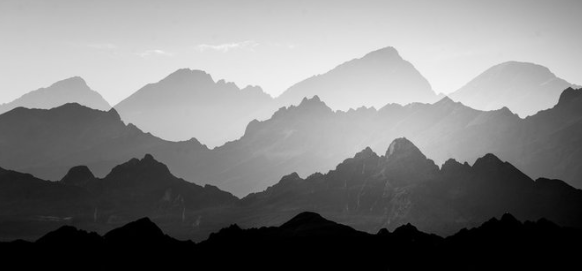
#> input picture Images/landscape.png, 582 x 271 px
$ python pg9.py
#> lines starting #> are read from the running program, lines starting #| are printed output that depends on the picture; after the words box and inside, x2 and y2 are one past the last pixel; in counts of white or black regions, pixels touching at a corner belong together
"""
Program 9. Region-Based Segmentation: Implement region-growing and splitting-merging algorithms
for image segmentation

Anthony Pinto Robinson
04/03/2026
"""

import cv2
import numpy as np
import matplotlib.pyplot as plt
import sys

image = cv2.imread('Images/landscape.png', cv2.IMREAD_GRAYSCALE)
#> image is the input picture: shape (271, 582); min 0, max 247, mean 125.4

if image is None:
    print("Image not found")
    sys.exit()

# 1️. REGION GROWING
def region_growing(img, seed, threshold=10):
#> called with seed = (200, 200), threshold = 15
    rows, cols = img.shape
#> rows = 271; cols = 582
    segmented = np.zeros((rows, cols), np.uint8)
    visited = np.zeros((rows, cols), bool)
    seed_value = img[seed]
#> seed_value = 50
    stack = [seed]
    while stack:
        x, y = stack.pop()
        if visited[x, y]:
            continue
        visited[x, y] = True
        if abs(int(img[x, y]) - int(seed_value)) <= threshold:
            segmented[x, y] = 255

            # 4-connected neighbors
            for dx, dy in [(-1,0),(1,0),(0,-1),(0,1)]:
                nx, ny = x + dx, y + dy
                if 0 <= nx < rows and 0 <= ny < cols:
                    stack.append((nx, ny))
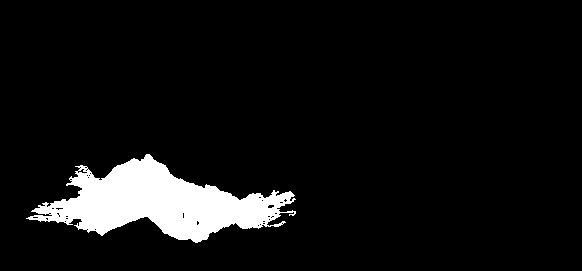
#> segmented: shape (271, 582); 7.2% white; 1 white region, box (x1, y1, x2, y2) and area: (26, 154, 296, 243) 11318
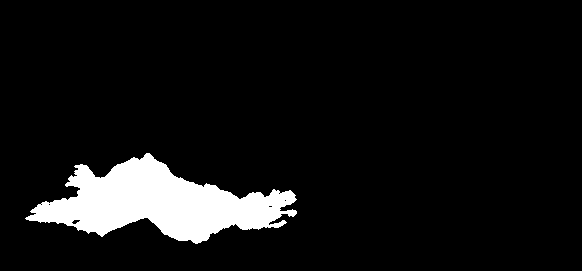
#> visited: shape (271, 582) bool; 7.8% white; 1 white region, box (x1, y1, x2, y2) and area: (25, 153, 297, 244) 12259
#> after the loop, stack = []
    return segmented

# 2️. REGION SPLITTING (Quadtree)
def split_region(img, threshold=100):
#> called with threshold = 100
    segmented = np.zeros_like(img)
    def split(x, y, size):
        region = img[x:x+size, y:y+size]
        variance = np.var(region)

        if variance < threshold or size < 8:
            segmented[x:x+size, y:y+size] = np.mean(region)
        else:
            half = size // 2
            split(x, y, half)
            split(x, y+half, half)
            split(x+half, y, half)
            split(x+half, y+half, half)
    h, w = img.shape
#> h = 271; w = 582
    size = min(h, w)
#> size = 271
    split(0, 0, size)
#> call 3 of split, with x = 0, y = 0, size = 67
#> in split (call 3), `variance = np.var(region)`:
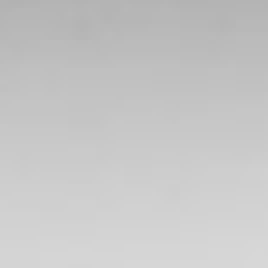
#> region: shape (67, 67) (shown 4 times larger); min 178, max 215, mean 198.6
#> in split (call 4), `segmented[x:x+size, y:y+size] = np.mean(region)`: segmented: shape (271, 582); values 0 (black) and 189 (white), 0.69% white; 1 white region, box (x1, y1, x2, y2) and area: (0, 0, 33, 33) 1089
#> in split (call 13), `variance = np.var(region)`:
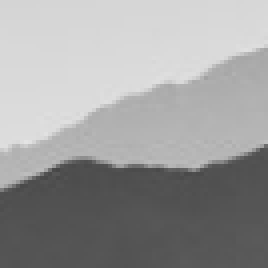
#> region: shape (67, 67) (shown 4 times larger); min 71, max 228, mean 156
#> in split (call 19), `segmented[x:x+size, y:y+size] = np.mean(region)`: segmented: shape (271, 582); min 0, max 218, mean 12.2
#> in split (call 20), `segmented[x:x+size, y:y+size] = np.mean(region)`: segmented: shape (271, 582); min 0, max 218, mean 12.2
#> in split (call 22), `segmented[x:x+size, y:y+size] = np.mean(region)`: segmented: shape (271, 582); min 0, max 219, mean 12.3
#> in split (call 23), `segmented[x:x+size, y:y+size] = np.mean(region)`: segmented: shape (271, 582); min 0, max 219, mean 12.3
#> in split (call 24), `segmented[x:x+size, y:y+size] = np.mean(region)`: segmented: shape (271, 582); min 0, max 219, mean 12.3
#> in split (call 25), `segmented[x:x+size, y:y+size] = np.mean(region)`: segmented: shape (271, 582); min 0, max 219, mean 12.3
#> in split (call 27), `segmented[x:x+size, y:y+size] = np.mean(region)`: segmented: shape (271, 582); min 0, max 219, mean 12.3
#> in split (call 28), `segmented[x:x+size, y:y+size] = np.mean(region)`: segmented: shape (271, 582); min 0, max 219, mean 12.4
#> in split (call 29), `segmented[x:x+size, y:y+size] = np.mean(region)`: segmented: shape (271, 582); min 0, max 219, mean 12.4
#> in split (call 30), `segmented[x:x+size, y:y+size] = np.mean(region)`: segmented: shape (271, 582); min 0, max 219, mean 12.4
#> in split (call 32), `segmented[x:x+size, y:y+size] = np.mean(region)`:
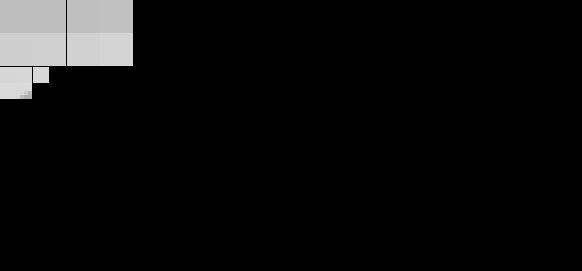
#> segmented: shape (271, 582); min 0, max 219, mean 12.7
#> in split (call 34), `segmented[x:x+size, y:y+size] = np.mean(region)`: segmented: shape (271, 582); 0.04% of pixels changed, all inside (x1, y1, x2, y2) = (49, 67, 57, 75)
#> in split (call 35), `segmented[x:x+size, y:y+size] = np.mean(region)`: segmented: shape (271, 582); min 0, max 219, mean 12.9
#> in split (call 36), `segmented[x:x+size, y:y+size] = np.mean(region)`: segmented: shape (271, 582); min 0, max 219, mean 13
#> in split (call 38), `segmented[x:x+size, y:y+size] = np.mean(region)`: segmented: shape (271, 582); min 0, max 219, mean 13
#> in split (call 39), `segmented[x:x+size, y:y+size] = np.mean(region)`: segmented: shape (271, 582); min 0, max 219, mean 13.1
#> in split (call 40), `segmented[x:x+size, y:y+size] = np.mean(region)`:
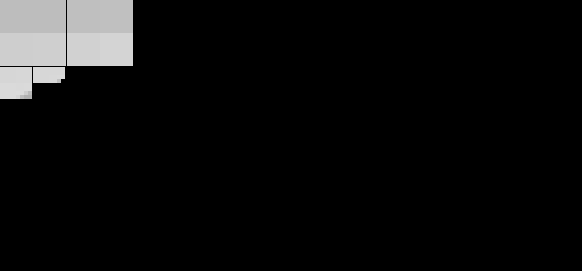
#> segmented: shape (271, 582); min 0, max 219, mean 13.1
#> `split_result = split_region(image, threshold=100)`:
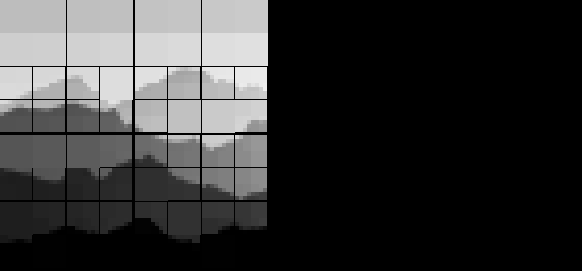
#> split_result: shape (271, 582); min 0, max 238, mean 52.8
    return segmented

#  REGION MERGING (Simple)
def merge_regions(img, threshold=10):
#> called with threshold = 10
    merged = img.copy()
    rows, cols = img.shape
#> rows = 271; cols = 582
    for i in range(rows - 1):
        for j in range(cols - 1):
            if abs(int(img[i,j]) - int(img[i,j+1])) < threshold:
                avg = (int(img[i,j]) + int(img[i,j+1])) // 2
                merged[i,j] = avg
                merged[i,j+1] = avg
#> merged: shape (271, 582); 1.04% of pixels changed, all inside (x1, y1, x2, y2) = (3, 0, 263, 268)
    return merged

# Apply Algorithms
seed_point = (200, 200)
rg_result = region_growing(image, seed_point, threshold=15)
split_result = split_region(image, threshold=100)
merge_result = merge_regions(split_result, threshold=10)

# Display Results
images = [image, rg_result, split_result, merge_result]
titles = ["Original Image", "Region Growing", "Region Splitting", "Region Merging"]

plt.figure(figsize=(12,8))

for i in range(len(images)):
    plt.subplot(2, 2, i+1)
    plt.imshow(images[i], cmap='gray')
    plt.title(titles[i])
    plt.axis('off')
#> this loop made 4 passes

plt.tight_layout()
plt.show()

$ run again, with Images/bw_flower.png copied over Images/landscape.png
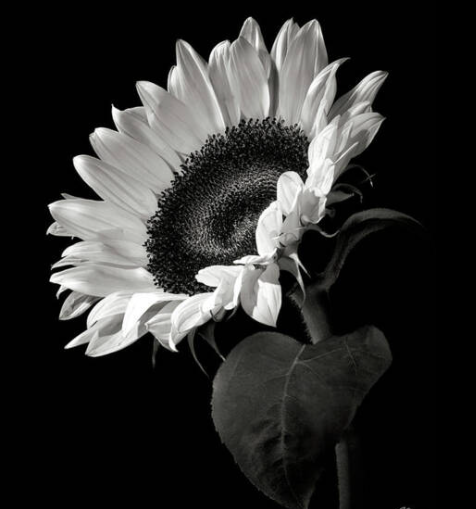
#> input picture Images/bw_flower.png, 476 x 509 px
#> seed_value = 28
#> after the loop in region_growing, `while stack:`:
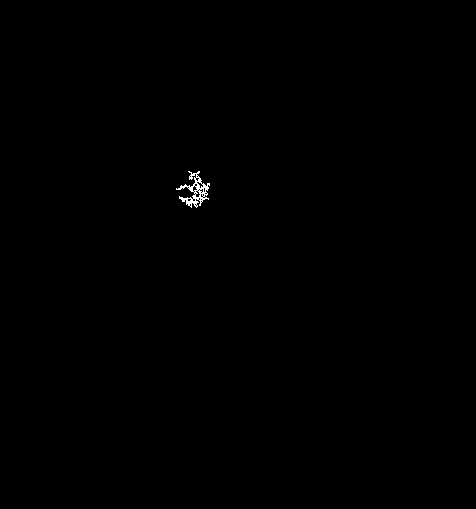
#> segmented: shape (509, 476); 0.17% white in thin lines or dots, all inside (x1, y1, x2, y2) = (176, 171, 210, 208)
#> after the loop in region_growing, `while stack:`: stack = []
#> region: shape (238, 238)
#> region: shape (119, 119)
#> region: shape (59, 59); every value is 1
#> region: shape (29, 29); every value is 1
#> region: shape (119, 119)
#> region: shape (59, 59)
#> region: shape (29, 29)
#> region: shape (59, 59)
#> region: shape (29, 29)
#> `split_result = split_region(image, threshold=100)`:
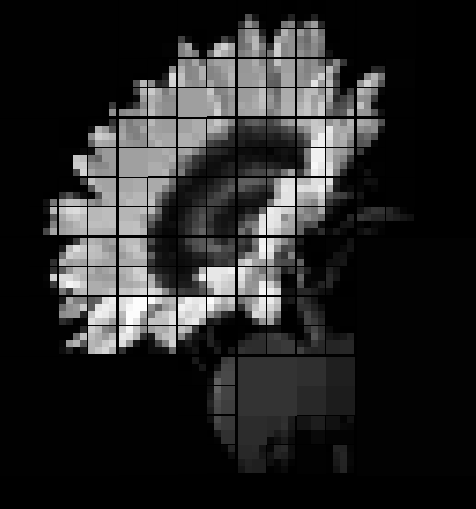
#> split_result: shape (509, 476); min 0, max 253, mean 39.6
#> the loop `for i in range(len(images)):` made 4 passes

$ run again, with Images/cheetha.png copied over Images/landscape.png
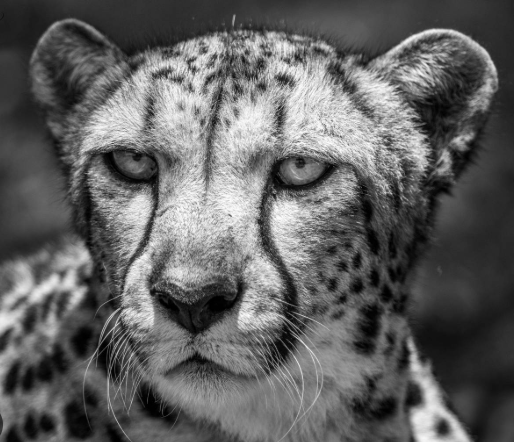
#> input picture Images/cheetha.png, 514 x 442 px
#> seed_value = 215
#> after the loop in region_growing, `while stack:`: stack = []
#> `split_result = split_region(image, threshold=100)`:
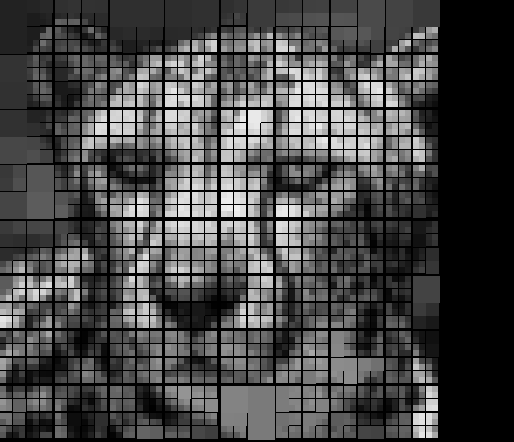
#> split_result: shape (442, 514); min 0, max 239, mean 69.7
#> the loop `for i in range(len(images)):` made 4 passes
